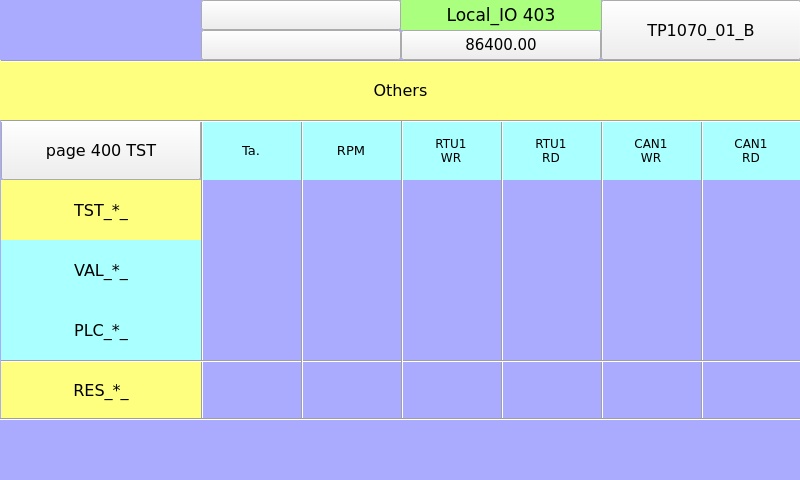
<?xml version="1.0" encoding="UTF-8"?>
<ui version="4.0">
 <class>page403</class>
 <widget class="QWidget" name="page403">
  <property name="geometry">
   <rect>
    <x>0</x>
    <y>0</y>
    <width>800</width>
    <height>480</height>
   </rect>
  </property>
  <property name="minimumSize">
   <size>
    <width>800</width>
    <height>480</height>
   </size>
  </property>
  <property name="maximumSize">
   <size>
    <width>800</width>
    <height>480</height>
   </size>
  </property>
  <property name="windowTitle">
   <string>page403</string>
  </property>
  <property name="styleSheet">
   <string notr="true">QWidget#page403
{
background-color: rgb(170, 170, 255);
}</string>
  </property>
  <widget class="ATCMled" name="atcmLed_PLC_RTU_RD">
   <property name="geometry">
    <rect>
     <x>501</x>
     <y>300</y>
     <width>100</width>
     <height>60</height>
    </rect>
   </property>
   <property name="toolTip">
    <string>RTU_RTU_RD</string>
   </property>
   <property name="whatsThis">
    <string>ATCMled widget</string>
   </property>
   <property name="font">
    <font>
     <family>DejaVu Sans</family>
     <pointsize>8</pointsize>
    </font>
   </property>
   <property name="variable">
    <string>RTU_RTU_RD</string>
   </property>
   <property name="refresh">
    <number>500</number>
   </property>
   <property name="viewStatus">
    <bool>false</bool>
   </property>
   <property name="visibilityVar">
    <string>TST_RTU1_RD</string>
   </property>
   <property name="onIcon">
    <iconset>
     <normaloff>:/on.png</normaloff>:/on.png</iconset>
   </property>
   <property name="offIcon">
    <iconset>
     <normaloff>:/off.png</normaloff>:/off.png</iconset>
   </property>
  </widget>
  <widget class="ATCMled" name="atcmLed_TST_RTU_RD_2">
   <property name="geometry">
    <rect>
     <x>701</x>
     <y>180</y>
     <width>100</width>
     <height>60</height>
    </rect>
   </property>
   <property name="toolTip">
    <string>TST_CAN1_RD</string>
   </property>
   <property name="whatsThis">
    <string>ATCMled widget</string>
   </property>
   <property name="font">
    <font>
     <family>DejaVu Sans</family>
     <pointsize>8</pointsize>
    </font>
   </property>
   <property name="variable">
    <string>TST_CAN1_RD</string>
   </property>
   <property name="refresh">
    <number>500</number>
   </property>
   <property name="viewStatus">
    <bool>false</bool>
   </property>
   <property name="visibilityVar">
    <string/>
   </property>
   <property name="onIcon">
    <iconset>
     <normaloff>:/on.png</normaloff>:/on.png</iconset>
   </property>
   <property name="offIcon">
    <iconset>
     <normaloff>:/off.png</normaloff>:/off.png</iconset>
   </property>
  </widget>
  <widget class="Line" name="line_7">
   <property name="geometry">
    <rect>
     <x>701</x>
     <y>120</y>
     <width>3</width>
     <height>300</height>
    </rect>
   </property>
   <property name="font">
    <font>
     <family>DejaVu Sans</family>
     <pointsize>8</pointsize>
    </font>
   </property>
   <property name="orientation">
    <enum>Qt::Vertical</enum>
   </property>
  </widget>
  <widget class="QLabel" name="label_RTU_AnIn_20">
   <property name="geometry">
    <rect>
     <x>0</x>
     <y>60</y>
     <width>801</width>
     <height>60</height>
    </rect>
   </property>
   <property name="font">
    <font>
     <family>DejaVu Sans</family>
     <pointsize>12</pointsize>
    </font>
   </property>
   <property name="styleSheet">
    <string notr="true">background-color: rgb(255, 255, 127);</string>
   </property>
   <property name="text">
    <string>Others</string>
   </property>
   <property name="alignment">
    <set>Qt::AlignCenter</set>
   </property>
  </widget>
  <widget class="QLabel" name="label_PLC_DigIn_19">
   <property name="geometry">
    <rect>
     <x>201</x>
     <y>120</y>
     <width>100</width>
     <height>60</height>
    </rect>
   </property>
   <property name="font">
    <font>
     <family>DejaVu Sans</family>
     <pointsize>10</pointsize>
    </font>
   </property>
   <property name="styleSheet">
    <string notr="true">background-color: rgb(170, 255, 255);</string>
   </property>
   <property name="text">
    <string>Ta.</string>
   </property>
   <property name="alignment">
    <set>Qt::AlignCenter</set>
   </property>
  </widget>
  <widget class="QLabel" name="label_TST_DigIn_">
   <property name="geometry">
    <rect>
     <x>1</x>
     <y>180</y>
     <width>200</width>
     <height>60</height>
    </rect>
   </property>
   <property name="font">
    <font>
     <family>DejaVu Sans</family>
     <pointsize>12</pointsize>
    </font>
   </property>
   <property name="styleSheet">
    <string notr="true">background-color: rgb(255, 255, 127);</string>
   </property>
   <property name="text">
    <string>TST_*_</string>
   </property>
   <property name="alignment">
    <set>Qt::AlignCenter</set>
   </property>
  </widget>
  <widget class="ATCMled" name="atcmLed_PLC_CAN_RD">
   <property name="geometry">
    <rect>
     <x>701</x>
     <y>300</y>
     <width>100</width>
     <height>60</height>
    </rect>
   </property>
   <property name="toolTip">
    <string>CAN_DigIn_1</string>
   </property>
   <property name="whatsThis">
    <string>ATCMled widget</string>
   </property>
   <property name="font">
    <font>
     <family>DejaVu Sans</family>
     <pointsize>8</pointsize>
    </font>
   </property>
   <property name="variable">
    <string>CAN_DigIn_1</string>
   </property>
   <property name="refresh">
    <number>500</number>
   </property>
   <property name="viewStatus">
    <bool>false</bool>
   </property>
   <property name="visibilityVar">
    <string>TST_CAN1_RD</string>
   </property>
   <property name="onIcon">
    <iconset>
     <normaloff>:/on.png</normaloff>:/on.png</iconset>
   </property>
   <property name="offIcon">
    <iconset>
     <normaloff>:/off.png</normaloff>:/off.png</iconset>
   </property>
  </widget>
  <widget class="ATCMbutton" name="atcmButton_6">
   <property name="geometry">
    <rect>
     <x>601</x>
     <y>0</y>
     <width>200</width>
     <height>60</height>
    </rect>
   </property>
   <property name="font">
    <font>
     <family>DejaVu Sans</family>
     <pointsize>12</pointsize>
     <weight>50</weight>
     <bold>false</bold>
    </font>
   </property>
   <property name="toolTip">
    <string/>
   </property>
   <property name="whatsThis">
    <string>ATCMbutton widget</string>
   </property>
   <property name="pageName">
    <string>menu</string>
   </property>
   <property name="statusvar">
    <string/>
   </property>
   <property name="viewStatus">
    <bool>false</bool>
   </property>
   <property name="refresh">
    <number>200</number>
   </property>
   <property name="visibilityVar">
    <string/>
   </property>
   <property name="bgColor">
    <color>
     <red>170</red>
     <green>255</green>
     <blue>255</blue>
    </color>
   </property>
   <property name="borderColor">
    <color>
     <red>0</red>
     <green>0</green>
     <blue>0</blue>
    </color>
   </property>
   <property name="text">
    <string>TP1070_01_B</string>
   </property>
   <property name="pressText">
    <string>TP1070_01_B</string>
   </property>
   <property name="borderWidth">
    <number>1</number>
   </property>
   <property name="borderRadius">
    <number>0</number>
   </property>
   <property name="apparence">
    <enum>QFrame::Raised</enum>
   </property>
  </widget>
  <widget class="Line" name="line_6">
   <property name="geometry">
    <rect>
     <x>601</x>
     <y>120</y>
     <width>3</width>
     <height>300</height>
    </rect>
   </property>
   <property name="font">
    <font>
     <family>DejaVu Sans</family>
     <pointsize>8</pointsize>
    </font>
   </property>
   <property name="orientation">
    <enum>Qt::Vertical</enum>
   </property>
  </widget>
  <widget class="QLabel" name="label_Qt_Project_2">
   <property name="geometry">
    <rect>
     <x>401</x>
     <y>0</y>
     <width>200</width>
     <height>30</height>
    </rect>
   </property>
   <property name="font">
    <font>
     <family>DejaVu Sans</family>
     <pointsize>13</pointsize>
    </font>
   </property>
   <property name="styleSheet">
    <string notr="true">background-color: rgb(170, 255, 127);</string>
   </property>
   <property name="text">
    <string>Local_IO 403</string>
   </property>
   <property name="alignment">
    <set>Qt::AlignCenter</set>
   </property>
  </widget>
  <widget class="ATCMled" name="atcmLed_PLC_CAN_WR">
   <property name="geometry">
    <rect>
     <x>601</x>
     <y>300</y>
     <width>100</width>
     <height>60</height>
    </rect>
   </property>
   <property name="toolTip">
    <string>CAN_DigOut_1</string>
   </property>
   <property name="whatsThis">
    <string>ATCMled widget</string>
   </property>
   <property name="font">
    <font>
     <family>DejaVu Sans</family>
     <pointsize>8</pointsize>
    </font>
   </property>
   <property name="variable">
    <string>CAN_DigOut_1</string>
   </property>
   <property name="refresh">
    <number>500</number>
   </property>
   <property name="viewStatus">
    <bool>false</bool>
   </property>
   <property name="visibilityVar">
    <string>TST_CAN1_WR</string>
   </property>
   <property name="onIcon">
    <iconset>
     <normaloff>:/on.png</normaloff>:/on.png</iconset>
   </property>
   <property name="offIcon">
    <iconset>
     <normaloff>:/off.png</normaloff>:/off.png</iconset>
   </property>
  </widget>
  <widget class="QLabel" name="label_PLC_DigIn_18">
   <property name="geometry">
    <rect>
     <x>501</x>
     <y>120</y>
     <width>100</width>
     <height>60</height>
    </rect>
   </property>
   <property name="font">
    <font>
     <family>DejaVu Sans</family>
     <pointsize>9</pointsize>
    </font>
   </property>
   <property name="styleSheet">
    <string notr="true">background-color: rgb(170, 255, 255);</string>
   </property>
   <property name="text">
    <string>RTU1
RD</string>
   </property>
   <property name="alignment">
    <set>Qt::AlignCenter</set>
   </property>
  </widget>
  <widget class="ATCMled" name="atcmLed_TST_RTU_WR">
   <property name="geometry">
    <rect>
     <x>401</x>
     <y>180</y>
     <width>100</width>
     <height>60</height>
    </rect>
   </property>
   <property name="toolTip">
    <string>TST_RTU1_WR</string>
   </property>
   <property name="whatsThis">
    <string>ATCMled widget</string>
   </property>
   <property name="font">
    <font>
     <family>DejaVu Sans</family>
     <pointsize>8</pointsize>
    </font>
   </property>
   <property name="variable">
    <string>TST_RTU1_WR</string>
   </property>
   <property name="refresh">
    <number>500</number>
   </property>
   <property name="viewStatus">
    <bool>false</bool>
   </property>
   <property name="visibilityVar">
    <string/>
   </property>
   <property name="onIcon">
    <iconset>
     <normaloff>:/on.png</normaloff>:/on.png</iconset>
   </property>
   <property name="offIcon">
    <iconset>
     <normaloff>:/off.png</normaloff>:/off.png</iconset>
   </property>
  </widget>
  <widget class="ATCMled" name="atcmLed_PLC_RTU_WR">
   <property name="geometry">
    <rect>
     <x>401</x>
     <y>300</y>
     <width>100</width>
     <height>60</height>
    </rect>
   </property>
   <property name="toolTip">
    <string>RTU_RTU_WR</string>
   </property>
   <property name="whatsThis">
    <string>ATCMled widget</string>
   </property>
   <property name="font">
    <font>
     <family>DejaVu Sans</family>
     <pointsize>8</pointsize>
    </font>
   </property>
   <property name="variable">
    <string>RTU_RTU_WR</string>
   </property>
   <property name="refresh">
    <number>500</number>
   </property>
   <property name="viewStatus">
    <bool>false</bool>
   </property>
   <property name="visibilityVar">
    <string>TST_RTU1_WR</string>
   </property>
   <property name="onIcon">
    <iconset>
     <normaloff>:/on.png</normaloff>:/on.png</iconset>
   </property>
   <property name="offIcon">
    <iconset>
     <normaloff>:/off.png</normaloff>:/off.png</iconset>
   </property>
  </widget>
  <widget class="ATCMlabel" name="atcmLabel_PLC_time">
   <property name="geometry">
    <rect>
     <x>401</x>
     <y>30</y>
     <width>200</width>
     <height>30</height>
    </rect>
   </property>
   <property name="font">
    <font>
     <family>DejaVu Sans</family>
     <pointsize>11</pointsize>
     <weight>50</weight>
     <bold>false</bold>
    </font>
   </property>
   <property name="text">
    <string>86400.00</string>
   </property>
   <property name="toolTip">
    <string>PLC_time</string>
   </property>
   <property name="whatsThis">
    <string>ATCMlabel widget</string>
   </property>
   <property name="variable">
    <string>PLC_time</string>
   </property>
   <property name="refresh">
    <number>500</number>
   </property>
   <property name="max">
    <string>0</string>
   </property>
   <property name="min">
    <string>0</string>
   </property>
   <property name="viewStatus">
    <bool>false</bool>
   </property>
   <property name="visibilityVar">
    <string/>
   </property>
   <property name="bgColor">
    <color>
     <red>170</red>
     <green>255</green>
     <blue>127</blue>
    </color>
   </property>
   <property name="borderWidth">
    <number>0</number>
   </property>
   <property name="borderRadius">
    <number>0</number>
   </property>
   <property name="apparence">
    <enum>QFrame::Plain</enum>
   </property>
  </widget>
  <widget class="Line" name="line">
   <property name="geometry">
    <rect>
     <x>201</x>
     <y>120</y>
     <width>3</width>
     <height>300</height>
    </rect>
   </property>
   <property name="font">
    <font>
     <family>DejaVu Sans</family>
     <pointsize>8</pointsize>
    </font>
   </property>
   <property name="orientation">
    <enum>Qt::Vertical</enum>
   </property>
  </widget>
  <widget class="ATCMled" name="atcmLed_VAL_RTU_WR">
   <property name="geometry">
    <rect>
     <x>401</x>
     <y>240</y>
     <width>100</width>
     <height>60</height>
    </rect>
   </property>
   <property name="toolTip">
    <string>VAL_RTU1_WR</string>
   </property>
   <property name="whatsThis">
    <string>ATCMled widget</string>
   </property>
   <property name="font">
    <font>
     <family>DejaVu Sans</family>
     <pointsize>8</pointsize>
    </font>
   </property>
   <property name="variable">
    <string>VAL_RTU1_WR</string>
   </property>
   <property name="refresh">
    <number>500</number>
   </property>
   <property name="viewStatus">
    <bool>false</bool>
   </property>
   <property name="visibilityVar">
    <string>TST_RTU1_WR</string>
   </property>
   <property name="onIcon">
    <iconset>
     <normaloff>:/on.png</normaloff>:/on.png</iconset>
   </property>
   <property name="offIcon">
    <iconset>
     <normaloff>:/off.png</normaloff>:/off.png</iconset>
   </property>
  </widget>
  <widget class="Line" name="line_4">
   <property name="geometry">
    <rect>
     <x>401</x>
     <y>120</y>
     <width>3</width>
     <height>300</height>
    </rect>
   </property>
   <property name="font">
    <font>
     <family>DejaVu Sans</family>
     <pointsize>8</pointsize>
    </font>
   </property>
   <property name="orientation">
    <enum>Qt::Vertical</enum>
   </property>
  </widget>
  <widget class="Line" name="line_5">
   <property name="geometry">
    <rect>
     <x>501</x>
     <y>120</y>
     <width>3</width>
     <height>300</height>
    </rect>
   </property>
   <property name="font">
    <font>
     <family>DejaVu Sans</family>
     <pointsize>8</pointsize>
    </font>
   </property>
   <property name="orientation">
    <enum>Qt::Vertical</enum>
   </property>
  </widget>
  <widget class="Line" name="line_2">
   <property name="geometry">
    <rect>
     <x>1</x>
     <y>60</y>
     <width>800</width>
     <height>3</height>
    </rect>
   </property>
   <property name="font">
    <font>
     <family>DejaVu Sans</family>
     <pointsize>8</pointsize>
    </font>
   </property>
   <property name="orientation">
    <enum>Qt::Horizontal</enum>
   </property>
  </widget>
  <widget class="QLabel" name="label_RES_DigIn_">
   <property name="geometry">
    <rect>
     <x>1</x>
     <y>360</y>
     <width>200</width>
     <height>60</height>
    </rect>
   </property>
   <property name="font">
    <font>
     <family>DejaVu Sans</family>
     <pointsize>12</pointsize>
    </font>
   </property>
   <property name="styleSheet">
    <string notr="true">background-color: rgb(255, 255, 127);</string>
   </property>
   <property name="text">
    <string>RES_*_</string>
   </property>
   <property name="alignment">
    <set>Qt::AlignCenter</set>
   </property>
  </widget>
  <widget class="Line" name="line_3">
   <property name="geometry">
    <rect>
     <x>301</x>
     <y>120</y>
     <width>3</width>
     <height>300</height>
    </rect>
   </property>
   <property name="font">
    <font>
     <family>DejaVu Sans</family>
     <pointsize>8</pointsize>
    </font>
   </property>
   <property name="orientation">
    <enum>Qt::Vertical</enum>
   </property>
  </widget>
  <widget class="ATCMtime" name="atcmTime_2">
   <property name="geometry">
    <rect>
     <x>201</x>
     <y>30</y>
     <width>200</width>
     <height>30</height>
    </rect>
   </property>
   <property name="font">
    <font>
     <family>DejaVu Sans</family>
     <pointsize>11</pointsize>
    </font>
   </property>
   <property name="toolTip">
    <string>ATCM QTime</string>
   </property>
   <property name="whatsThis">
    <string>ATCMtime widget</string>
   </property>
   <property name="bgColor">
    <color>
     <red>170</red>
     <green>255</green>
     <blue>127</blue>
    </color>
   </property>
   <property name="borderWidth">
    <number>0</number>
   </property>
   <property name="borderRadius">
    <number>0</number>
   </property>
  </widget>
  <widget class="ATCMled" name="atcmLed_VAL_CAN_WR">
   <property name="geometry">
    <rect>
     <x>601</x>
     <y>240</y>
     <width>100</width>
     <height>60</height>
    </rect>
   </property>
   <property name="toolTip">
    <string>VAL_CAN1_WR</string>
   </property>
   <property name="whatsThis">
    <string>ATCMled widget</string>
   </property>
   <property name="font">
    <font>
     <family>DejaVu Sans</family>
     <pointsize>8</pointsize>
    </font>
   </property>
   <property name="variable">
    <string>VAL_CAN1_WR</string>
   </property>
   <property name="refresh">
    <number>500</number>
   </property>
   <property name="viewStatus">
    <bool>false</bool>
   </property>
   <property name="visibilityVar">
    <string>TST_CAN1_WR</string>
   </property>
   <property name="onIcon">
    <iconset>
     <normaloff>:/on.png</normaloff>:/on.png</iconset>
   </property>
   <property name="offIcon">
    <iconset>
     <normaloff>:/off.png</normaloff>:/off.png</iconset>
   </property>
  </widget>
  <widget class="ATCMled" name="atcmLed_RES_RTU_RD">
   <property name="geometry">
    <rect>
     <x>501</x>
     <y>360</y>
     <width>100</width>
     <height>60</height>
    </rect>
   </property>
   <property name="toolTip">
    <string>RES_RTU1_RD</string>
   </property>
   <property name="whatsThis">
    <string>ATCMled widget</string>
   </property>
   <property name="font">
    <font>
     <family>DejaVu Sans</family>
     <pointsize>8</pointsize>
    </font>
   </property>
   <property name="variable">
    <string>RES_RTU1_RD</string>
   </property>
   <property name="refresh">
    <number>500</number>
   </property>
   <property name="viewStatus">
    <bool>false</bool>
   </property>
   <property name="visibilityVar">
    <string>TST_RTU1_RD</string>
   </property>
   <property name="onIcon">
    <iconset>
     <normaloff>:/on.png</normaloff>:/on.png</iconset>
   </property>
   <property name="offIcon">
    <iconset>
     <normaloff>:/off.png</normaloff>:/off.png</iconset>
   </property>
  </widget>
  <widget class="Line" name="line_8">
   <property name="geometry">
    <rect>
     <x>1</x>
     <y>360</y>
     <width>801</width>
     <height>3</height>
    </rect>
   </property>
   <property name="font">
    <font>
     <family>DejaVu Sans</family>
     <pointsize>8</pointsize>
    </font>
   </property>
   <property name="orientation">
    <enum>Qt::Horizontal</enum>
   </property>
  </widget>
  <widget class="QLabel" name="label_PLC_DigIn_14">
   <property name="geometry">
    <rect>
     <x>1</x>
     <y>300</y>
     <width>200</width>
     <height>60</height>
    </rect>
   </property>
   <property name="font">
    <font>
     <family>DejaVu Sans</family>
     <pointsize>12</pointsize>
    </font>
   </property>
   <property name="styleSheet">
    <string notr="true">background-color: rgb(170, 255, 255);</string>
   </property>
   <property name="text">
    <string>PLC_*_</string>
   </property>
   <property name="alignment">
    <set>Qt::AlignCenter</set>
   </property>
  </widget>
  <widget class="ATCMled" name="atcmLed_TST_RTU_RD">
   <property name="geometry">
    <rect>
     <x>501</x>
     <y>180</y>
     <width>100</width>
     <height>60</height>
    </rect>
   </property>
   <property name="toolTip">
    <string>TST_RTU1_RD</string>
   </property>
   <property name="whatsThis">
    <string>ATCMled widget</string>
   </property>
   <property name="font">
    <font>
     <family>DejaVu Sans</family>
     <pointsize>8</pointsize>
    </font>
   </property>
   <property name="variable">
    <string>TST_RTU1_RD</string>
   </property>
   <property name="refresh">
    <number>500</number>
   </property>
   <property name="viewStatus">
    <bool>false</bool>
   </property>
   <property name="visibilityVar">
    <string/>
   </property>
   <property name="onIcon">
    <iconset>
     <normaloff>:/on.png</normaloff>:/on.png</iconset>
   </property>
   <property name="offIcon">
    <iconset>
     <normaloff>:/off.png</normaloff>:/off.png</iconset>
   </property>
  </widget>
  <widget class="ATCMdate" name="atcmDate_2">
   <property name="geometry">
    <rect>
     <x>201</x>
     <y>0</y>
     <width>200</width>
     <height>30</height>
    </rect>
   </property>
   <property name="font">
    <font>
     <family>DejaVu Sans</family>
     <pointsize>11</pointsize>
    </font>
   </property>
   <property name="toolTip">
    <string>ATCM QDate</string>
   </property>
   <property name="whatsThis">
    <string>ATCMdate widget</string>
   </property>
   <property name="bgColor">
    <color>
     <red>170</red>
     <green>255</green>
     <blue>127</blue>
    </color>
   </property>
   <property name="borderWidth">
    <number>0</number>
   </property>
   <property name="borderRadius">
    <number>0</number>
   </property>
  </widget>
  <widget class="QLabel" name="label_PLC_DigIn_">
   <property name="geometry">
    <rect>
     <x>1</x>
     <y>240</y>
     <width>200</width>
     <height>60</height>
    </rect>
   </property>
   <property name="font">
    <font>
     <family>DejaVu Sans</family>
     <pointsize>12</pointsize>
    </font>
   </property>
   <property name="styleSheet">
    <string notr="true">background-color: rgb(170, 255, 255);</string>
   </property>
   <property name="text">
    <string>VAL_*_</string>
   </property>
   <property name="alignment">
    <set>Qt::AlignCenter</set>
   </property>
  </widget>
  <widget class="QLabel" name="label_PLC_DigIn_16">
   <property name="geometry">
    <rect>
     <x>401</x>
     <y>120</y>
     <width>100</width>
     <height>60</height>
    </rect>
   </property>
   <property name="font">
    <font>
     <family>DejaVu Sans</family>
     <pointsize>9</pointsize>
    </font>
   </property>
   <property name="styleSheet">
    <string notr="true">background-color: rgb(170, 255, 255);</string>
   </property>
   <property name="text">
    <string>RTU1
WR</string>
   </property>
   <property name="alignment">
    <set>Qt::AlignCenter</set>
   </property>
  </widget>
  <widget class="QLabel" name="label_PLC_DigIn_20">
   <property name="geometry">
    <rect>
     <x>601</x>
     <y>120</y>
     <width>100</width>
     <height>60</height>
    </rect>
   </property>
   <property name="font">
    <font>
     <family>DejaVu Sans</family>
     <pointsize>9</pointsize>
    </font>
   </property>
   <property name="styleSheet">
    <string notr="true">background-color: rgb(170, 255, 255);</string>
   </property>
   <property name="text">
    <string>CAN1
WR</string>
   </property>
   <property name="alignment">
    <set>Qt::AlignCenter</set>
   </property>
  </widget>
  <widget class="Line" name="line_hr2">
   <property name="geometry">
    <rect>
     <x>1</x>
     <y>120</y>
     <width>801</width>
     <height>3</height>
    </rect>
   </property>
   <property name="font">
    <font>
     <family>DejaVu Sans</family>
     <pointsize>8</pointsize>
    </font>
   </property>
   <property name="orientation">
    <enum>Qt::Horizontal</enum>
   </property>
  </widget>
  <widget class="ATCMled" name="atcmLed_RES_CAN_RD">
   <property name="geometry">
    <rect>
     <x>701</x>
     <y>360</y>
     <width>100</width>
     <height>60</height>
    </rect>
   </property>
   <property name="toolTip">
    <string>RES_CAN1_RD</string>
   </property>
   <property name="whatsThis">
    <string>ATCMled widget</string>
   </property>
   <property name="font">
    <font>
     <family>DejaVu Sans</family>
     <pointsize>8</pointsize>
    </font>
   </property>
   <property name="variable">
    <string>RES_CAN1_RD</string>
   </property>
   <property name="refresh">
    <number>500</number>
   </property>
   <property name="viewStatus">
    <bool>false</bool>
   </property>
   <property name="visibilityVar">
    <string>TST_CAN1_RD</string>
   </property>
   <property name="onIcon">
    <iconset>
     <normaloff>:/on.png</normaloff>:/on.png</iconset>
   </property>
   <property name="offIcon">
    <iconset>
     <normaloff>:/off.png</normaloff>:/off.png</iconset>
   </property>
  </widget>
  <widget class="ATCMbutton" name="atcmButton_page400">
   <property name="geometry">
    <rect>
     <x>1</x>
     <y>120</y>
     <width>200</width>
     <height>60</height>
    </rect>
   </property>
   <property name="font">
    <font>
     <family>DejaVu Sans</family>
     <pointsize>12</pointsize>
    </font>
   </property>
   <property name="toolTip">
    <string/>
   </property>
   <property name="whatsThis">
    <string>ATCMbutton widget</string>
   </property>
   <property name="pageName">
    <string>page400</string>
   </property>
   <property name="statusvar">
    <string/>
   </property>
   <property name="viewStatus">
    <bool>false</bool>
   </property>
   <property name="visibilityVar">
    <string/>
   </property>
   <property name="bgColor">
    <color>
     <red>170</red>
     <green>255</green>
     <blue>255</blue>
    </color>
   </property>
   <property name="text">
    <string>page 400 TST</string>
   </property>
   <property name="pressText">
    <string>page 400 TST</string>
   </property>
   <property name="borderWidth">
    <number>0</number>
   </property>
   <property name="borderRadius">
    <number>0</number>
   </property>
   <property name="apparence">
    <enum>QFrame::Raised</enum>
   </property>
  </widget>
  <widget class="QLabel" name="label_PLC_DigIn_21">
   <property name="geometry">
    <rect>
     <x>301</x>
     <y>120</y>
     <width>100</width>
     <height>60</height>
    </rect>
   </property>
   <property name="font">
    <font>
     <family>DejaVu Sans</family>
     <pointsize>10</pointsize>
    </font>
   </property>
   <property name="styleSheet">
    <string notr="true">background-color: rgb(170, 255, 255);</string>
   </property>
   <property name="text">
    <string>RPM</string>
   </property>
   <property name="alignment">
    <set>Qt::AlignCenter</set>
   </property>
  </widget>
  <widget class="ATCMled" name="atcmLed_TST_RTU_WR_2">
   <property name="geometry">
    <rect>
     <x>601</x>
     <y>180</y>
     <width>100</width>
     <height>60</height>
    </rect>
   </property>
   <property name="toolTip">
    <string>TST_CAN1_WR</string>
   </property>
   <property name="whatsThis">
    <string>ATCMled widget</string>
   </property>
   <property name="font">
    <font>
     <family>DejaVu Sans</family>
     <pointsize>8</pointsize>
    </font>
   </property>
   <property name="variable">
    <string>TST_CAN1_WR</string>
   </property>
   <property name="refresh">
    <number>500</number>
   </property>
   <property name="viewStatus">
    <bool>false</bool>
   </property>
   <property name="visibilityVar">
    <string/>
   </property>
   <property name="onIcon">
    <iconset>
     <normaloff>:/on.png</normaloff>:/on.png</iconset>
   </property>
   <property name="offIcon">
    <iconset>
     <normaloff>:/off.png</normaloff>:/off.png</iconset>
   </property>
  </widget>
  <widget class="QLabel" name="label_PLC_DigIn_22">
   <property name="geometry">
    <rect>
     <x>701</x>
     <y>120</y>
     <width>100</width>
     <height>60</height>
    </rect>
   </property>
   <property name="font">
    <font>
     <family>DejaVu Sans</family>
     <pointsize>9</pointsize>
    </font>
   </property>
   <property name="styleSheet">
    <string notr="true">background-color: rgb(170, 255, 255);</string>
   </property>
   <property name="text">
    <string>CAN1
RD</string>
   </property>
   <property name="alignment">
    <set>Qt::AlignCenter</set>
   </property>
  </widget>
  <widget class="Line" name="line_9">
   <property name="geometry">
    <rect>
     <x>0</x>
     <y>418</y>
     <width>801</width>
     <height>3</height>
    </rect>
   </property>
   <property name="font">
    <font>
     <family>DejaVu Sans</family>
     <pointsize>8</pointsize>
    </font>
   </property>
   <property name="orientation">
    <enum>Qt::Horizontal</enum>
   </property>
  </widget>
  <zorder>atcmLed_PLC_RTU_RD</zorder>
  <zorder>atcmLed_TST_RTU_RD_2</zorder>
  <zorder>label_RTU_AnIn_20</zorder>
  <zorder>label_PLC_DigIn_19</zorder>
  <zorder>label_TST_DigIn_</zorder>
  <zorder>atcmLed_PLC_CAN_RD</zorder>
  <zorder>atcmButton_6</zorder>
  <zorder>label_Qt_Project_2</zorder>
  <zorder>atcmLed_PLC_CAN_WR</zorder>
  <zorder>label_PLC_DigIn_18</zorder>
  <zorder>atcmLed_TST_RTU_WR</zorder>
  <zorder>atcmLed_PLC_RTU_WR</zorder>
  <zorder>atcmLabel_PLC_time</zorder>
  <zorder>atcmLed_VAL_RTU_WR</zorder>
  <zorder>label_RES_DigIn_</zorder>
  <zorder>atcmTime_2</zorder>
  <zorder>atcmLed_VAL_CAN_WR</zorder>
  <zorder>atcmLed_RES_RTU_RD</zorder>
  <zorder>label_PLC_DigIn_14</zorder>
  <zorder>atcmLed_TST_RTU_RD</zorder>
  <zorder>atcmDate_2</zorder>
  <zorder>label_PLC_DigIn_</zorder>
  <zorder>label_PLC_DigIn_16</zorder>
  <zorder>label_PLC_DigIn_20</zorder>
  <zorder>atcmLed_RES_CAN_RD</zorder>
  <zorder>atcmButton_page400</zorder>
  <zorder>label_PLC_DigIn_21</zorder>
  <zorder>atcmLed_TST_RTU_WR_2</zorder>
  <zorder>label_PLC_DigIn_22</zorder>
  <zorder>line_6</zorder>
  <zorder>line</zorder>
  <zorder>line_2</zorder>
  <zorder>line_5</zorder>
  <zorder>line_7</zorder>
  <zorder>line_8</zorder>
  <zorder>line_3</zorder>
  <zorder>line_hr2</zorder>
  <zorder>line_4</zorder>
  <zorder>line_9</zorder>
 </widget>
 <customwidgets>
  <customwidget>
   <class>ATCMbutton</class>
   <extends>QPushButton</extends>
   <header>atcmplugin.h</header>
  </customwidget>
  <customwidget>
   <class>ATCMdate</class>
   <extends>QPushButton</extends>
   <header>atcmplugin.h</header>
  </customwidget>
  <customwidget>
   <class>ATCMlabel</class>
   <extends>QPushButton</extends>
   <header>atcmplugin.h</header>
  </customwidget>
  <customwidget>
   <class>ATCMled</class>
   <extends>QLabel</extends>
   <header>atcmplugin.h</header>
  </customwidget>
  <customwidget>
   <class>ATCMtime</class>
   <extends>QPushButton</extends>
   <header>atcmplugin.h</header>
  </customwidget>
 </customwidgets>
 <resources/>
 <connections>
  <connection>
   <sender>atcmButton_6</sender>
   <signal>newPage(const char*,bool)</signal>
   <receiver>page403</receiver>
   <slot>goto_page(const char*,bool)</slot>
   <hints>
    <hint type="sourcelabel">
     <x>20</x>
     <y>20</y>
    </hint>
    <hint type="destinationlabel">
     <x>20</x>
     <y>20</y>
    </hint>
   </hints>
  </connection>
  <connection>
   <sender>atcmButton_page400</sender>
   <signal>newPage(const char*,bool)</signal>
   <receiver>page403</receiver>
   <slot>goto_page(const char*,bool)</slot>
   <hints>
    <hint type="sourcelabel">
     <x>20</x>
     <y>20</y>
    </hint>
    <hint type="destinationlabel">
     <x>20</x>
     <y>20</y>
    </hint>
   </hints>
  </connection>
 </connections>
 <slots>
  <slot>goto_page(const char*,bool)</slot>
 </slots>
</ui>
